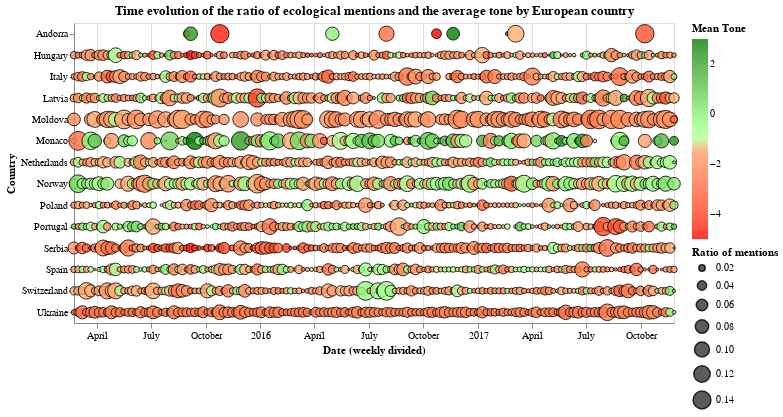

The code cell stored with this chart in its notebook:
### Code cell
circle_scatter_plot(count_tone[count_tone.Country.isin(sampled_countries)], None, (600, 300))

### Figure 1 — Vega-Lite specification as saved in the notebook (floating-point values rounded to 4 significant figures; data arrays with more than 128 entries replaced by an {"elided": "..."} marker saying what was removed)
{"$schema": "https://vega.github.io/schema/vega-lite/v2.6.0.json", "config": {"view": {"height": 300, "width": 400}}, "data": {"name": "data-c0e2e293debf1adb2fe295a4fbeb71ed"}, "datasets": {"data-c0e2e293debf1adb2fe295a4fbeb71ed": {"elided": "1773 records"}}, "encoding": {"color": {"field": "tone_mean", "legend": {"title": "Mean Tone"}, "scale": {"domain": [-5, 3], "range": ["red", "white", "green"]}, "type": "quantitative"}, "size": {"field": "Ratio", "legend": {"title": "Ratio of mentions"}, "scale": {"domain": [0.004263, 0.1591]}, "type": "quantitative"}, "x": {"axis": {"labelAngle": 0, "title": "Date (weekly divided)"}, "field": "DATE", "type": "temporal"}, "y": {"field": "Country", "type": "nominal"}}, "height": 300, "mark": {"opacity": 0.8, "stroke": "black", "strokeWidth": 1, "type": "circle"}, "title": "Time evolution of the ratio of ecological mentions and the average tone by European country", "width": 600}
